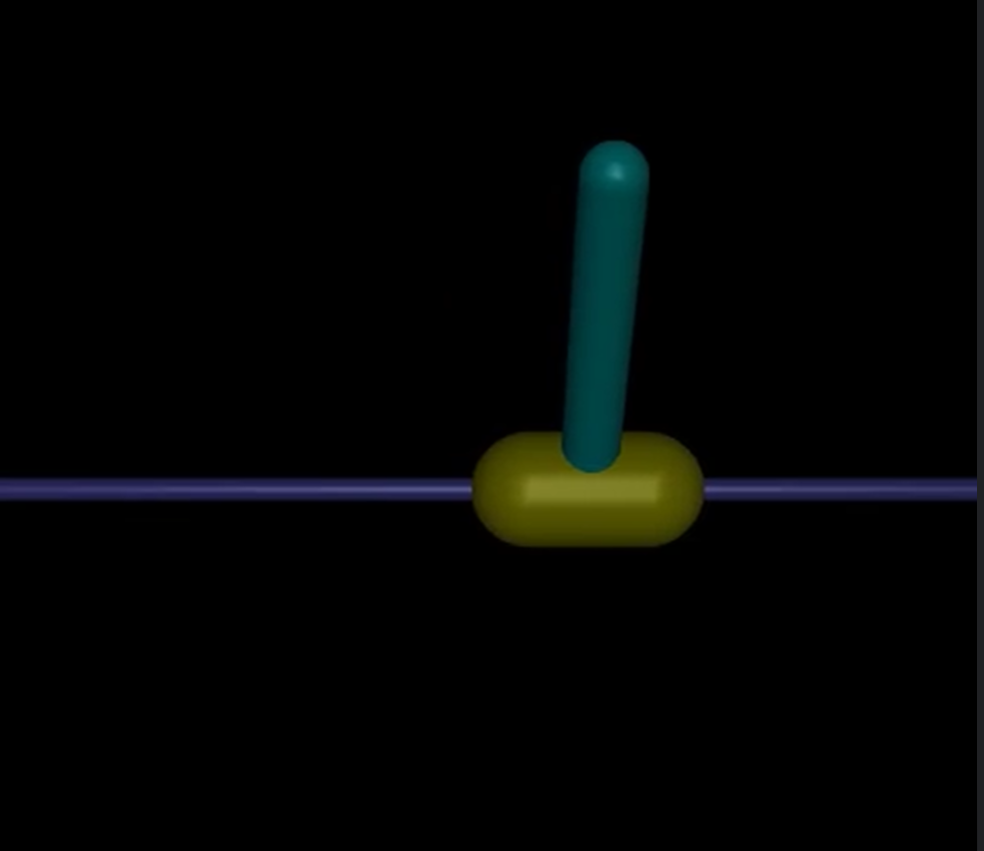

Here is the Python script that generated this plot:
# تثبيت خادم العرض الوهمي
!apt-get update && apt-get install -y xvfb

# تثبيت المكتبات المعتمدة (النسخ الحديثة تدعم gymnasium)
!pip install stable-baselines3[extra] gymnasium[mujoco] pyvirtualdisplay moviepy

import os
import glob
import gymnasium as gym
from stable_baselines3 import PPO
from stable_baselines3.common.vec_env import DummyVecEnv, VecVideoRecorder
from pyvirtualdisplay import Display
from IPython.display import Video, display

# تشغيل الشاشة الوهمية لبيئة كاجل
virtual_display = Display(visible=0, size=(1400, 900))
virtual_display.start()
print("تم تشغيل الشاشة الوهمية بنجاح.")

# 1. تحديد اسم البيئة
env_id = "InvertedPendulum-v4"

# 2. إنشاء بيئة التدريب
env = gym.make(env_id)

# 3. بناء نموذج PPO
# verbose=1 لعرض معلومات التدريب أثناء التنفيذ
model = PPO("MlpPolicy", env, verbose=1)

print(f"بدء تدريب الوكيل على بيئة {env_id}...")
# 4. التدريب
model.learn(total_timesteps=25000)

# 5. حفظ النموذج
model.save("ppo_inverted_pendulum")
env.close()
print("تم التدريب وحفظ النموذج.")


import gymnasium as gym
import imageio
from IPython.display import Video, display
from stable_baselines3 import PPO

# 1. إنشاء بيئة الاختبار (مع استخدام الإصدار v5)
env_test = gym.make("InvertedPendulum-v5", render_mode="rgb_array")
state, _ = env_test.reset()
done = False
frames = []

# 2. تحميل نموذج الإنتاج الذي صنعناه
# (يفترض أنك قمت بتدريبه وحفظه باسم ppo_inverted_pendulum في الخلية السابقة)
model = PPO.load("ppo_inverted_pendulum")

# 3. حلقة التصوير
steps = 0
# أضفنا شرط steps < 1000 لأن البندول إذا كان ممتازاً قد يستمر للأبد!
while not done and steps < 1000:
    # التقاط الإطار (الصورة)
    frame = env_test.render()
    frames.append(frame)
    
    # السحر هنا: نطلب من SB3 القرار الحتمي (بدون عشوائية) بهدوء تام
    action, _states = model.predict(state, deterministic=True)
    
    # تنفيذ الحركة في البيئة
    next_state, reward, terminated, truncated, _ = env_test.step(action)
    
    done = terminated or truncated
    state = next_state
    steps += 1

env_test.close()

# 4. حفظ وعرض الفيديو
video_path = './mujoco_inverted_pendulum.mp4'

# ملاحظة هندسية: نستخدم macro_block_size=None لتجنب أخطاء أبعاد الفيديو الفردية في FFMPEG
imageio.mimsave(video_path, frames, fps=30, macro_block_size=None)
print(f"✅ تم تسجيل الأداء بنجاح! عدد الإطارات: {len(frames)}")

# عرض الفيديو
display(Video(video_path, embed=True))
